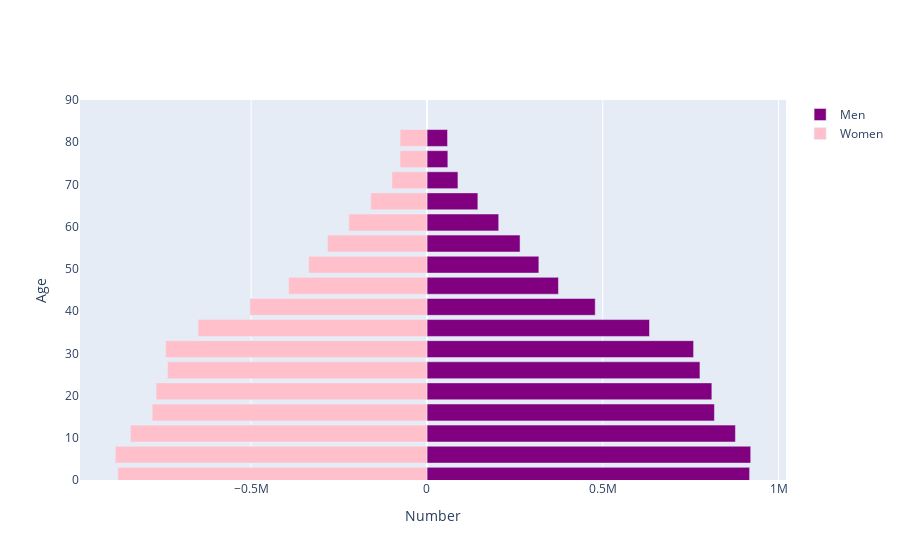

Here is the notebook cell this chart was saved with:
### Markdown cell above
The code below creates a population pyramid that is divided by gender and age (in 20 year increments). Women are on the left, men are on the right. This addresses Deliverable [#B]: Population Pyramids.

### Code cell
import plotly.offline as py
import plotly.graph_objs as go
py.init_notebook_mode(connected=True)

layout = go.Layout(barmode='overlay',
                   yaxis=go.layout.YAxis(range=[0, 90], title='Age'),
                   xaxis=go.layout.XAxis(title='Number'))

year = 2018

bins = [go.Bar(x = df.loc[str(year),:].filter(regex="Male").values,
               y = [int(s[:2])+1 for s in age_ranges],
               orientation='h',
               name='Men',
               marker=dict(color='purple'),
               hoverinfo='skip'
               ),

        go.Bar(x = -df.loc[str(year),:].filter(regex="Female").values,
               y=[int(s[:2])+1 for s in age_ranges],
               orientation='h',
               name='Women',
               marker=dict(color='pink'),
               hoverinfo='skip',
               )
        ]
py.iplot(dict(data=bins, layout=layout))

### Figure 1 — Plotly figure (JSON) as saved in the notebook; plotly's stock layout.template omitted (floating-point values rounded to 4 significant figures)
{"data": [{"hoverinfo": "skip", "marker": {"color": "purple"}, "name": "Men", "orientation": "h", "type": "bar", "x": [917756, 920897, 877456, 817774, 810441, 776533, 758448, 633067, 478697, 374132, 318360, 264940, 204174, 144895, 88235, 59539, 58669], "y": [1, 6, 11, 16, 21, 26, 31, 36, 41, 46, 51, 56, 61, 66, 71, 76, 81]}, {"hoverinfo": "skip", "marker": {"color": "pink"}, "name": "Women", "orientation": "h", "type": "bar", "x": [-878973, -886257, -843057, -781336, -770275, -737783, -743139, -651060, -503364, -393147, -336356, -282593, -221983, -159627, -99388, -76344, -76367], "y": [1, 6, 11, 16, 21, 26, 31, 36, 41, 46, 51, 56, 61, 66, 71, 76, 81]}], "layout": {"barmode": "overlay", "xaxis": {"title": {"text": "Number"}}, "yaxis": {"range": [0, 90], "title": {"text": "Age"}}}}
